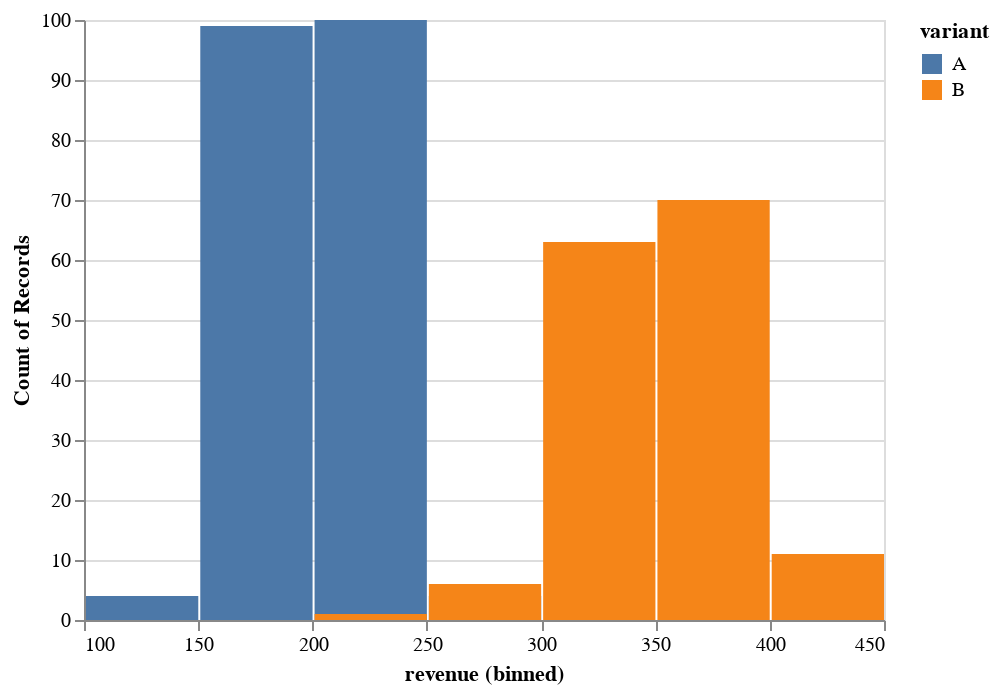

Here is the notebook cell this chart was saved with:
### Code cell
selection = alt.selection_multi(fields=[VARIANT], bind='legend')
alt.Chart(df_to_work_with).mark_bar().encode(
    x=alt.X(REVENUE, bin=True),
    y=alt.Y('count()', stack=None),
    color=alt.Color(VARIANT),
    opacity=alt.condition(selection, alt.value(1), alt.value(0.1))
).add_selection(selection)

### Figure 1 — Vega-Lite specification as saved in the notebook (floating-point values rounded to 4 significant figures; data arrays with more than 128 entries replaced by an {"elided": "..."} marker saying what was removed)
{"config": {"view": {"continuousWidth": 400, "continuousHeight": 300}}, "data": {"name": "data-6c73cb89d9944ece6af0d2f15c3024e8"}, "mark": "bar", "encoding": {"color": {"type": "nominal", "field": "variant"}, "opacity": {"condition": {"value": 1, "selection": "selector004"}, "value": 0.1}, "x": {"type": "quantitative", "bin": true, "field": "revenue"}, "y": {"type": "quantitative", "aggregate": "count", "stack": null}}, "selection": {"selector004": {"type": "multi", "fields": ["variant"], "bind": "legend"}}, "$schema": "https://vega.github.io/schema/vega-lite/v4.8.1.json", "datasets": {"data-6c73cb89d9944ece6af0d2f15c3024e8": {"elided": "358 records"}}}
